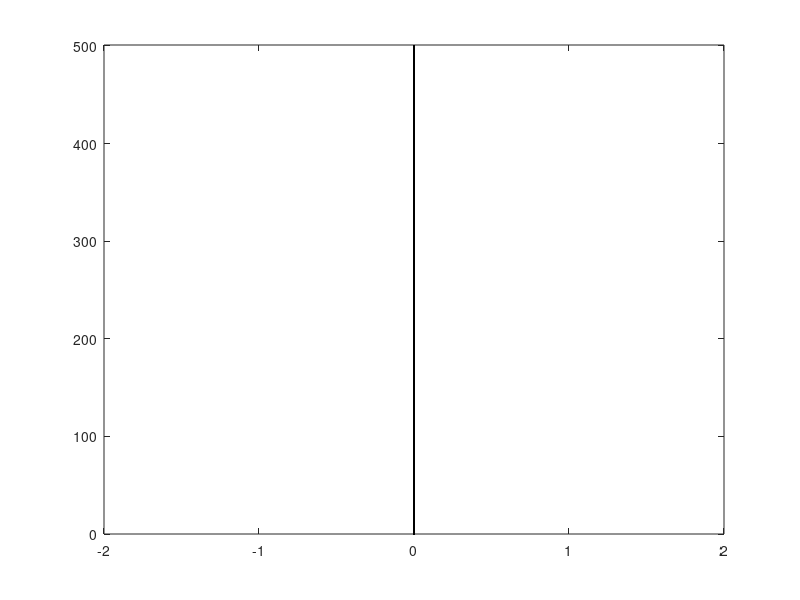

This figure's MATLAB source: (Note: this script raises an error after producing the figure.)
%%%%%%%%%%%%%%%%%%%%%%%%%%%%%%%
% Стартовая программа для демонстрации случайных %
% блужданий %
%%%%%%%%%%%%%%%%%%%%%%%%%%%%%%%
n =1000; % Число частиц
dh =.02; % Параметр случайного распределения
% Задание вектор-столбцов координат точек
y =(1:n)/2;
y=y'; x =zeros(size(y));
h=plot(x,y,'k.'); % Вывод начального положения точек
axis([-2 2 0 500+1 ]); % Задание осей
% Определение режима перерисовки и размера точек
set(h,'EraseMode','background','MarkerSize',3);
pause(1); % Пауза для вывода графика на экран
i=0; % Начальное значение

dn=-2:0.05:2;
a=0;
b=0;
ln=line(b,a);
le=line;
lq=line;
set(le, 'Marker','x', 'Color', 'r');
nc=0;
xx=-1:0.05:1;
while nc < 100000 % neБесконечный цикл
nc=nc+1;
i=i+1;
x=x+dh*(2*rand(n,1)-1)+dh*0.05; % Случайные смещения x-координаты
% Смена координат точек на рисунке
cm=0;
for ic=1:n
    if x(ic) > 1
    x(ic) = 1; end;
 cm = cm + x(ic);
end;
cm = cm / n;
set(h,'XData',x,'YData',y,'Color','k');
[a,b] = hist(x,dn);
[a,b] = stairs(a,b);
c = n*exp(-(xx - 1)/(cm-1));
set(ln, 'XData', b,'YData',a);
set(le, 'XData', cm,'YData',250);
set(lq, 'XData', xx,'YData',c);
pause(0.01);
end;
%%%%%%%%%%%%%%%%%%%%%%%%%%%%%%%%%%%%%%%%
